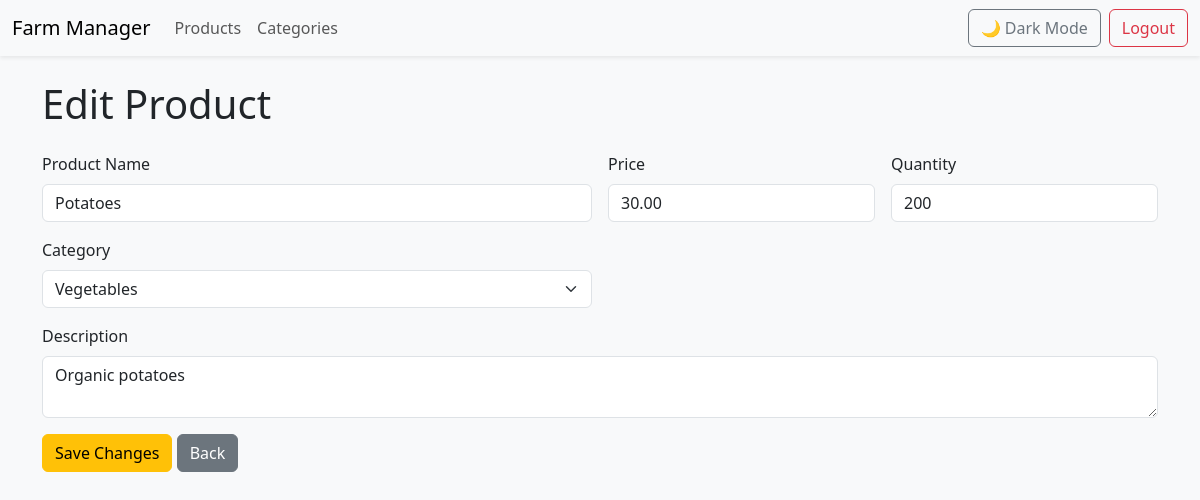
The app's page /products/edit/2/ (signed in) with its own data.
### products/models.py (models this page shows, shortened)
class Product(models.Model):
    name = models.CharField(max_length=100)
    price = models.DecimalField(max_digits=10, decimal_places=2)
    quantity = models.IntegerField()
    description = models.TextField(blank=True)
    image = models.ImageField(upload_to='products/', blank=True, null=True)
    category = models.ForeignKey(
        Category,
        on_delete=models.SET_NULL,
        null=True,      # allow NULL values for existing products
        blank=True      # allow empty in forms
    )

class Category(models.Model):
    name = models.CharField(max_length=100, unique=True)

### products/views.py (the view, shortened to what this page needs)
# urls.py: path('edit/<int:pk>/', views.product_edit, name='product_edit'),
@login_required
def product_edit(request, pk):
    product = get_object_or_404(Product, id=pk)
    categories = Category.objects.all()
    return render(request, 'products/edit.html', {
        'product': product,
        'categories': categories
    })

### products/templates/products/edit.html (shortened to what this page needs)
{% extends 'products/base.html' %}
{% block content %}
<h1 class="mb-4">Edit Product</h1>
<form method="post" class="row g-3">
    <div class="col-md-6">
        <label for="name" class="form-label">Product Name</label>
        <input type="text" name="name" id="name" class="form-control" value="{{ product.name }}" required>
    </div>
    <div class="col-md-3">
        <label for="price" class="form-label">Price</label>
        <input type="number" step="0.01" name="price" id="price" class="form-control" value="{{ product.price }}" required>
    </div>
    <div class="col-md-3">
        <label for="quantity" class="form-label">Quantity</label>
        <input type="number" name="quantity" id="quantity" class="form-control" value="{{ product.quantity }}" required>
    </div>
    <div class="col-md-6">
        <label for="category" class="form-label">Category</label>
        <select name="category" id="category" class="form-select" required>
            {% for cat in categories %}
                <option value="{{ cat.id }}" {% if product.category.id == cat.id %}selected{% endif %}>{{ cat.name }}</option>
            {% endfor %}
        </select>
    </div>
    <div class="col-md-12">
        <label for="description" class="form-label">Description</label>
        <textarea name="description" id="description" class="form-control">{{ product.description }}</textarea>
    </div>
    <div class="col-12">
        <button type="submit" class="btn btn-warning">Save Changes</button>
        <a href="{% url 'product_list' %}" class="btn btn-secondary">Back</a>
    </div>
</form>
{% endblock %}

### records on screen
Product: name "Potatoes", price "30.00", quantity "200", category "Vegetables", description "Organic potatoes"
